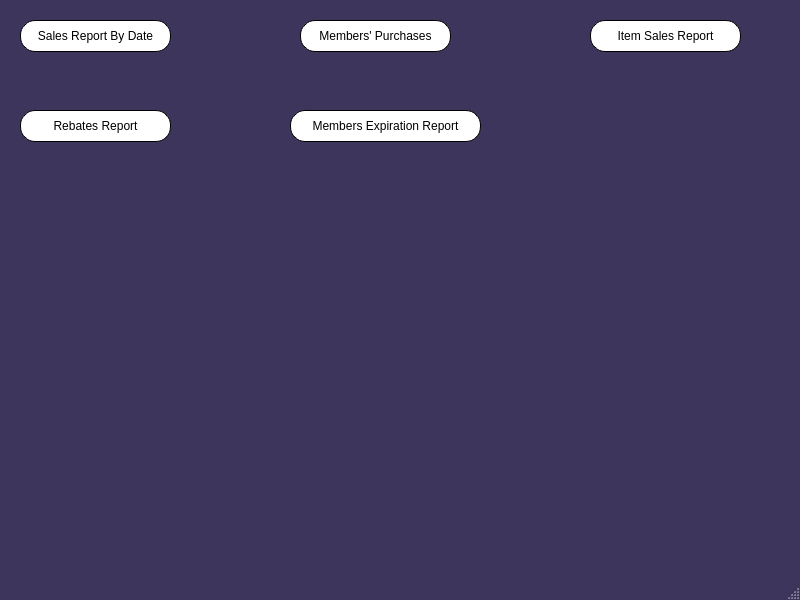
<?xml version="1.0" encoding="UTF-8"?>
<ui version="4.0">
 <class>ManagerWindow</class>
 <widget class="QMainWindow" name="ManagerWindow">
  <property name="geometry">
   <rect>
    <x>0</x>
    <y>0</y>
    <width>800</width>
    <height>600</height>
   </rect>
  </property>
  <property name="windowTitle">
   <string>ManagerWindow</string>
  </property>
  <property name="autoFillBackground">
   <bool>false</bool>
  </property>
  <property name="styleSheet">
   <string notr="true">QMainWindow{
background-color: rgb(61, 53, 92);
}</string>
  </property>
  <widget class="QWidget" name="centralwidget">
   <widget class="QPushButton" name="pushButton">
    <property name="geometry">
     <rect>
      <x>20</x>
      <y>20</y>
      <width>151</width>
      <height>32</height>
     </rect>
    </property>
    <property name="cursor">
     <cursorShape>PointingHandCursor</cursorShape>
    </property>
    <property name="styleSheet">
     <string notr="true">QPushButton{
text-align: center;
width: 10px;
height:5px;
background-color: white;
color: black;
border: 1px solid black;
border-radius: 15px;
}</string>
    </property>
    <property name="text">
     <string>Sales Report By Date</string>
    </property>
   </widget>
   <widget class="QPushButton" name="pushButton_2">
    <property name="geometry">
     <rect>
      <x>300</x>
      <y>20</y>
      <width>151</width>
      <height>32</height>
     </rect>
    </property>
    <property name="cursor">
     <cursorShape>PointingHandCursor</cursorShape>
    </property>
    <property name="styleSheet">
     <string notr="true">QPushButton{
text-align: center;
width: 10px;
height:5px;
background-color: white;
color: black;
border: 1px solid black;
border-radius: 15px;
}</string>
    </property>
    <property name="text">
     <string>Members' Purchases</string>
    </property>
   </widget>
   <widget class="QPushButton" name="pushButton_3">
    <property name="geometry">
     <rect>
      <x>590</x>
      <y>20</y>
      <width>151</width>
      <height>32</height>
     </rect>
    </property>
    <property name="cursor">
     <cursorShape>PointingHandCursor</cursorShape>
    </property>
    <property name="styleSheet">
     <string notr="true">QPushButton{
text-align: center;
width: 10px;
height:5px;
background-color: white;
color: black;
border: 1px solid black;
border-radius: 15px;
}</string>
    </property>
    <property name="text">
     <string>Item Sales Report</string>
    </property>
   </widget>
   <widget class="QPushButton" name="pushButton_4">
    <property name="geometry">
     <rect>
      <x>20</x>
      <y>110</y>
      <width>151</width>
      <height>32</height>
     </rect>
    </property>
    <property name="cursor">
     <cursorShape>PointingHandCursor</cursorShape>
    </property>
    <property name="styleSheet">
     <string notr="true">QPushButton{
text-align: center;
width: 10px;
height:5px;
background-color: white;
color: black;
border: 1px solid black;
border-radius: 15px;
}</string>
    </property>
    <property name="text">
     <string>Rebates Report</string>
    </property>
   </widget>
   <widget class="QPushButton" name="pushButton_5">
    <property name="geometry">
     <rect>
      <x>290</x>
      <y>110</y>
      <width>191</width>
      <height>32</height>
     </rect>
    </property>
    <property name="cursor">
     <cursorShape>PointingHandCursor</cursorShape>
    </property>
    <property name="styleSheet">
     <string notr="true">QPushButton{
text-align: center;
width: 10px;
height:5px;
background-color: white;
color: black;
border: 1px solid black;
border-radius: 15px;
}</string>
    </property>
    <property name="text">
     <string>Members Expiration Report</string>
    </property>
   </widget>
  </widget>
  <widget class="QMenuBar" name="menubar">
   <property name="geometry">
    <rect>
     <x>0</x>
     <y>0</y>
     <width>800</width>
     <height>22</height>
    </rect>
   </property>
  </widget>
  <widget class="QStatusBar" name="statusbar"/>
 </widget>
 <resources/>
 <connections/>
</ui>
